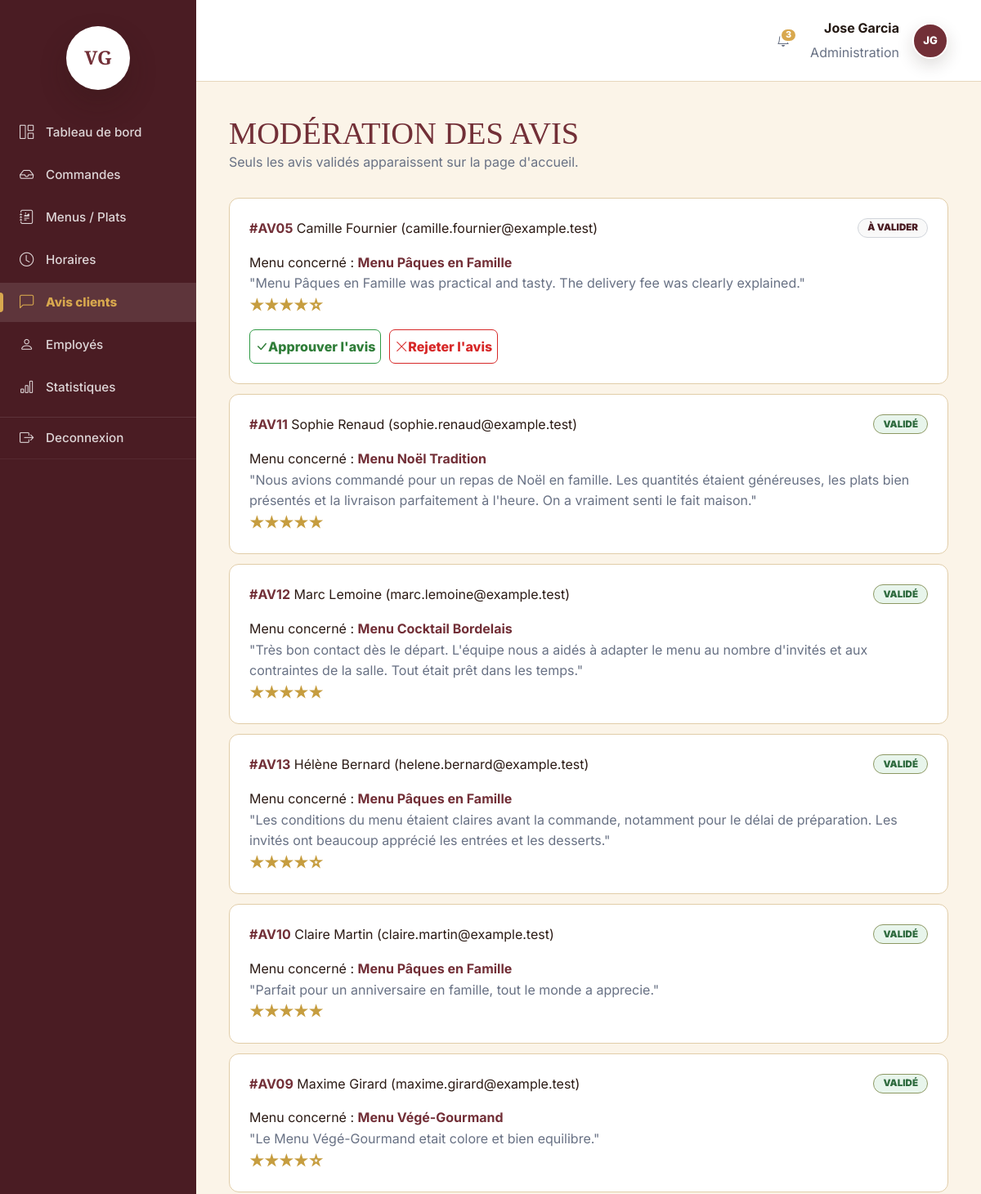
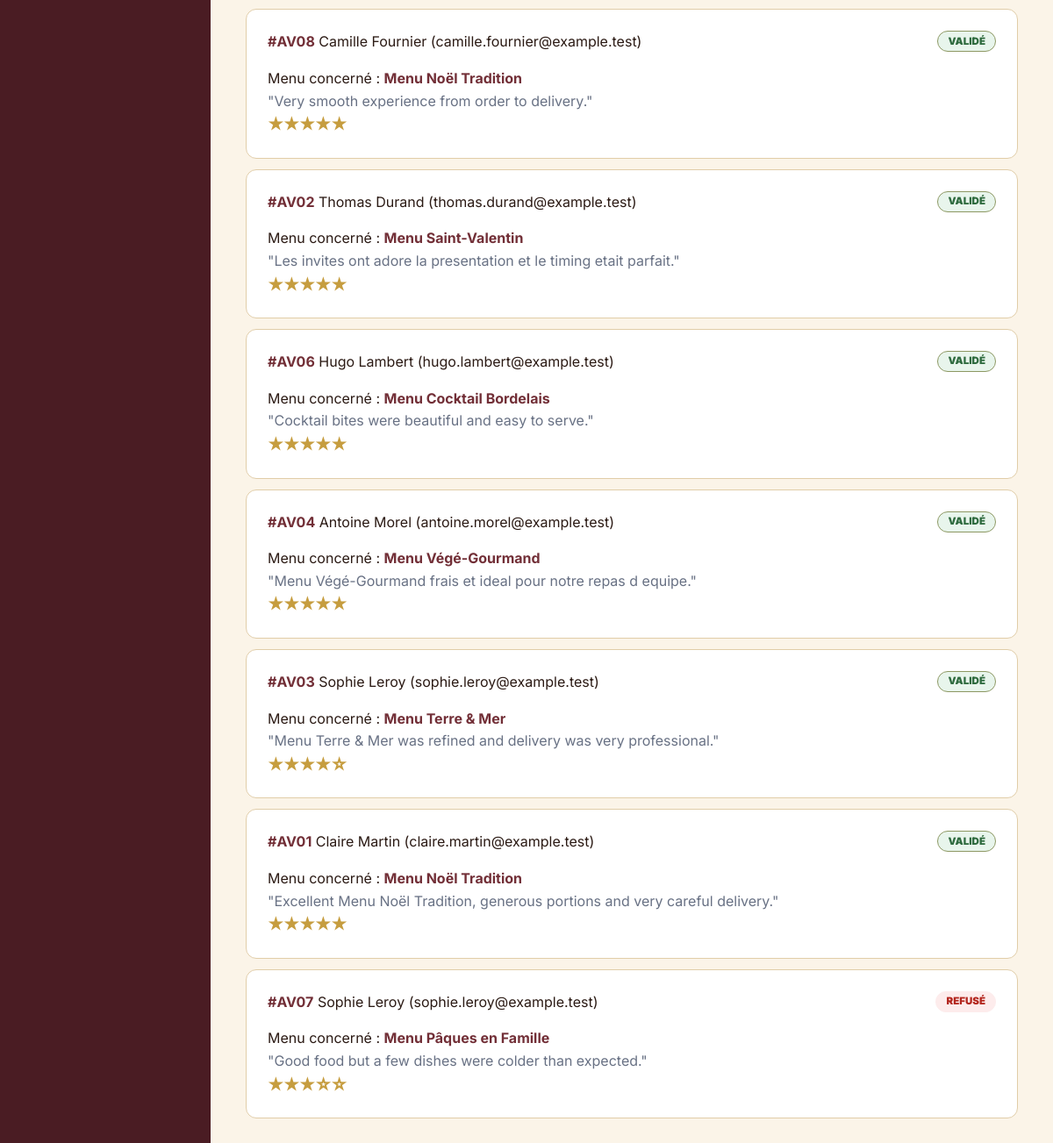
The page /admin/avis (signed in) on the database its author committed (2 pictures, top to bottom).
### tables this page shows
CREATE TABLE `utilisateurs` (
    `id_utilisateur` INT UNSIGNED NOT NULL AUTO_INCREMENT,
    `id_role` INT UNSIGNED NOT NULL,
    `email` VARCHAR(120) NOT NULL,
    `password_hash` VARCHAR(255) NOT NULL,
    `nom` VARCHAR(80) NOT NULL,
    `prenom` VARCHAR(80) NOT NULL,
    `telephone` VARCHAR(30) NOT NULL,
    `adresse_postale` VARCHAR(255) NOT NULL,
    `ville` VARCHAR(80) NOT NULL,
    `pays` VARCHAR(80) DEFAULT 'France',
    `canal_contact_prefere` VARCHAR(20) NOT NULL DEFAULT 'email',
    `actif` BOOLEAN DEFAULT TRUE,
    `created_at` DATETIME DEFAULT CURRENT_TIMESTAMP,
    `updated_at` DATETIME NULL,
    CONSTRAINT `pk_utilisateurs`
        PRIMARY KEY (`id_utilisateur`),
    CONSTRAINT `uq_utilisateurs_email`
        UNIQUE (`email`),
    INDEX `idx_utilisateurs_id_role` (`id_role`),
    CONSTRAINT `chk_utilisateurs_canal_contact_prefere`
        CHECK (`canal_contact_prefere` IN ('email', 'telephone')),
    CONSTRAINT `fk_utilisateurs_roles`
        FOREIGN KEY (`id_role`)
        REFERENCES `roles` (`id_role`)
        ON DELETE RESTRICT
);

CREATE TABLE `avis` (
    `id_avis` INT UNSIGNED NOT NULL AUTO_INCREMENT,
    `id_utilisateur` INT UNSIGNED NOT NULL,
    `id_commande` INT UNSIGNED NOT NULL,
    `note` TINYINT UNSIGNED NOT NULL,
    `commentaire` TEXT NOT NULL,
    `statut` VARCHAR(30) NOT NULL DEFAULT 'en_attente',
    `created_at` DATETIME DEFAULT CURRENT_TIMESTAMP,
    `moderated_at` DATETIME NULL,
    `moderated_by` INT UNSIGNED NULL,
    CONSTRAINT `pk_avis`
        PRIMARY KEY (`id_avis`),
    CONSTRAINT `uq_avis_id_commande`
        UNIQUE (`id_commande`),
    INDEX `idx_avis_id_utilisateur` (`id_utilisateur`),
    INDEX `idx_avis_moderated_by` (`moderated_by`),
    INDEX `idx_avis_statut` (`statut`),
    CONSTRAINT `fk_avis_utilisateurs`
        FOREIGN KEY (`id_utilisateur`)
        REFERENCES `utilisateurs` (`id_utilisateur`)
        ON DELETE RESTRICT,
    CONSTRAINT `fk_avis_commandes`
        FOREIGN KEY (`id_commande`)
        REFERENCES `commandes` (`id_commande`)
        ON DELETE CASCADE,
    CONSTRAINT `fk_avis_moderateurs`
        FOREIGN KEY (`moderated_by`)
        REFERENCES `utilisateurs` (`id_utilisateur`)
        ON DELETE SET NULL,
    CONSTRAINT `chk_avis_note`
        CHECK (`note` BETWEEN 1 AND 5),
    CONSTRAINT `chk_avis_statut`
        CHECK (`statut` IN ('en_attente', 'valide', 'refuse'))
);

CREATE TABLE `menus` (
    `id_menu` INT UNSIGNED NOT NULL AUTO_INCREMENT,
    `id_regime` INT UNSIGNED NOT NULL,
    `id_theme` INT UNSIGNED NOT NULL,
    `titre` VARCHAR(120) NOT NULL,
    `description` TEXT NOT NULL,
    `conditions` TEXT NOT NULL,
    `nombre_personnes_minimum` INT UNSIGNED NOT NULL,
    `prix_minimum` DECIMAL(10,2) NOT NULL,
    `stock_disponible` INT UNSIGNED DEFAULT 0,
    `actif` BOOLEAN DEFAULT TRUE,
    `created_at` DATETIME DEFAULT CURRENT_TIMESTAMP,
    `updated_at` DATETIME NULL,
    CONSTRAINT `pk_menus`
        PRIMARY KEY (`id_menu`),
    INDEX `idx_menus_id_regime` (`id_regime`),
    INDEX `idx_menus_id_theme` (`id_theme`),
    INDEX `idx_menus_catalogue_filters` (`actif`, `id_theme`, `id_regime`, `prix_minimum`),
    INDEX `idx_menus_nombre_personnes_minimum` (`nombre_personnes_minimum`),
    CONSTRAINT `fk_menus_regimes`
        FOREIGN KEY (`id_regime`)
        REFERENCES `regimes` (`id_regime`)
        ON DELETE RESTRICT,
    CONSTRAINT `fk_menus_themes`
        FOREIGN KEY (`id_theme`)
        REFERENCES `themes` (`id_theme`)
        ON DELETE RESTRICT,
    CONSTRAINT `chk_menus_nombre_personnes_minimum`
        CHECK (`nombre_personnes_minimum` > 0),
    CONSTRAINT `chk_menus_prix_minimum`
        CHECK (`prix_minimum` >= 0),
    CONSTRAINT `chk_menus_stock_disponible`
        CHECK (`stock_disponible` >= 0)
);

### app/Views/employee/reviews.php (the view, shortened to what the rows shown need)
<?php
$reviewManagementBasePath = $reviewManagementBasePath ?? '/employe/avis';
$statusLabels = [
    'en_attente' => '&Agrave; valider',
    'valide' => 'Valid&eacute;',
    'refuse' => 'Refus&eacute;',
];
?>
<section class="page-section">
    <div class="container">
        <div class="section-heading">
            <h1>Mod&eacute;ration des avis</h1>
            <p class="muted-text">Seuls les avis valid&eacute;s apparaissent sur la page d'accueil.</p>
        </div>
        <?php if ($reviews === []): ?>
            <div class="page-panel">
                <p>Aucun avis &agrave; mod&eacute;rer.</p>
            </div>
        <?php else: ?>
            <div class="employee-review-list">
                <?php foreach ($reviews as $review): ?>
                    <?php $status = (string) $review['statut']; ?>
                    <article class="employee-review-card">
                        <div class="employee-review-content">
                            <div class="employee-review-heading">
                                <p>
                                    <strong>#AV<?= str_pad((string) (int) $review['id_avis'], 2, '0', STR_PAD_LEFT) ?></strong>
                                    <?= $this->e($review['prenom']) ?> <?= $this->e($review['nom']) ?>
                                    <span>(<?= $this->e($review['email']) ?>)</span>
                                </p>
                                <span class="status-pill status-<?= $this->e(str_replace('_', '-', $status)) ?>">
                                    <?= $statusLabels[$status] ?? $this->e($status) ?>
                                </span>
                            </div>
                            <p class="employee-review-menu">Menu concern&eacute; : <strong><?= $this->e($review['menu_titre']) ?></strong></p>
                            <p class="employee-review-comment">"<?= $this->e($review['commentaire']) ?>"</p>
                            <p class="review-rating" aria-label="Note <?= (int) $review['note'] ?> sur 5">
                                <?= str_repeat('★', (int) $review['note']) ?><?= str_repeat('☆', max(0, 5 - (int) $review['note'])) ?>
                            </p>
                        </div>
                        <?php if ($status === 'en_attente'): ?>
                            <div class="employee-review-actions">
                                <form action="<?= htmlspecialchars($reviewManagementBasePath . '/' . (int) $review['id_avis'] . '/moderation', ENT_QUOTES, 'UTF-8') ?>" method="post">
                                    <button class="review-approve-button" type="submit">
                                        <i class="bi bi-check-lg" aria-hidden="true"></i>
                                        Approuver l'avis
                                    </button>
                                </form>
                                <form action="<?= htmlspecialchars($reviewManagementBasePath . '/' . (int) $review['id_avis'] . '/moderation', ENT_QUOTES, 'UTF-8') ?>" method="post">
                                    <button class="review-reject-button" type="submit">
                                        <i class="bi bi-x-lg" aria-hidden="true"></i>
                                        Rejeter l'avis
                                    </button>
                                </form>
                            </div>
                        <?php endif; ?>
                    </article>
                <?php endforeach; ?>
            </div>
        <?php endif; ?>
    </div>
</section>

### app/Core/Router.php (shortened to what the rows shown need)
<?php
final class Router
{
    private array $routes = [];
    public function dispatch(string $method, string $path): void
    {
        $method = strtoupper($method);
        $path = $this->normalizePath($path);
        foreach ($this->routes[$method] ?? [] as $route) {
            if (preg_match($route['pattern'], $path, $matches) !== 1) {
                continue;
            }
            $parameters = [];
            $this->callHandler($route['handler'], $parameters);
            return;
        }
    }
    private function callHandler(array $handler, array $parameters = []): void
    {
        [$controllerClass, $action] = $handler;
        $controller = new $controllerClass();
        $controller->{$action}(...$parameters);
    }
    private function addRoute(string $method, string $path, array $handler, array $middlewares = []): void
    {
        $normalizedPath = $this->normalizePath($path);
        $this->routes[strtoupper($method)][] = [
            'path' => $normalizedPath,
            'pattern' => $this->compilePattern($normalizedPath),
            'parameters' => $this->extractParameterNames($normalizedPath),
            'handler' => $handler,
            'middlewares' => $middlewares,
        ];
    }
    private function normalizePath(string $path): string
    {
        $normalizedPath = '/' . trim($path, '/');
        return $normalizedPath === '/' ? '/' : rtrim($normalizedPath, '/');
    }
    private function compilePattern(string $path): string
    {
        $pattern = preg_replace('#\{([a-zA-Z_][a-zA-Z0-9_]*)\}#', '(?P<$1>[^/]+)', $path);
        return '#^' . $pattern . '$#';
    }
    private function extractParameterNames(string $path): array
    {
        preg_match_all('#\{([a-zA-Z_][a-zA-Z0-9_]*)\}#', $path, $matches);
        return $matches[1] ?? [];
    }
}

### app/Views/layouts/main.php (shortened to what the rows shown need)
<?php
$isAuthenticated = \App\Core\Session::isAuthenticated();
$currentRole = \App\Core\Session::role();
$currentPath = parse_url($_SERVER['REQUEST_URI'] ?? '/', PHP_URL_PATH) ?: '/';
$isBackOfficeRoute = str_starts_with($currentPath, '/admin') || str_starts_with($currentPath, '/employe');
$isAdminArea = str_starts_with($currentPath, '/admin') || ($currentRole === 'administrateur' && str_starts_with($currentPath, '/employe'));
$isBackOffice = $isBackOfficeRoute;
$bodyClass = trim(($bodyClass ?? '') . ($isBackOffice ? ' backoffice-body' : ''));
$currentUser = null;
if ($isAuthenticated && \App\Core\Session::userId() !== null) {
    $currentUser = (new \App\Models\UserModel())->findById((int) \App\Core\Session::userId());
}
$currentUserName = $currentUser === null
    ? 'Vite & Gourmand'
    : trim((string) $currentUser['prenom'] . ' ' . (string) $currentUser['nom']);
$currentUserInitials = $currentUser === null
    ? 'VG'
    : strtoupper(substr((string) $currentUser['prenom'], 0, 1) . substr((string) $currentUser['nom'], 0, 1));
$backOfficePendingOrders = 0;
$backOfficePendingReviews = 0;
if ($isBackOffice && in_array($currentRole, ['administrateur', 'employe'], true)) {
    try {
        $backOfficeStats = (new \App\Models\OrderModel())->dashboardDailyStats();
        $backOfficePendingOrders = (int) $backOfficeStats['pending_orders'];
        $backOfficePendingReviews = (new \App\Models\ReviewModel())->countPending();
    } catch (\Throwable) {
        $backOfficePendingOrders = 0;
        $backOfficePendingReviews = 0;
    }
}
$backOfficeNotificationCount = $backOfficePendingOrders + $backOfficePendingReviews;
$backOfficeNav = $isAdminArea
    ? [
        ['href' => '/admin', 'label' => 'Tableau de bord', 'icon' => 'bi-grid-1x2', 'active' => $currentPath === '/admin'],
        ['href' => '/admin/commandes', 'label' => 'Commandes', 'icon' => 'bi-inbox', 'active' => str_starts_with($currentPath, '/admin/commandes')],
        ['href' => '/admin/menus', 'label' => 'Menus / Plats', 'icon' => 'bi-journal-richtext', 'active' => str_starts_with($currentPath, '/admin/menus') || str_starts_with($currentPath, '/admin/plats')],
        ['href' => '/admin/horaires', 'label' => 'Horaires', 'icon' => 'bi-clock', 'active' => str_starts_with($currentPath, '/admin/horaires')],
        ['href' => '/admin/avis', 'label' => 'Avis clients', 'icon' => 'bi-chat-left', 'active' => str_starts_with($currentPath, '/admin/avis')],
        ['href' => '/admin/employes', 'label' => 'Employés', 'icon' => 'bi-person', 'active' => str_starts_with($currentPath, '/admin/employes')],
        ['href' => '/admin/statistiques', 'label' => 'Statistiques', 'icon' => 'bi-bar-chart', 'active' => str_starts_with($currentPath, '/admin/statistiques')],
    ]
    : [
        ['href' => '/employe', 'label' => 'Tableau de bord', 'icon' => 'bi-grid-1x2', 'active' => $currentPath === '/employe'],
        ['href' => '/employe/commandes', 'label' => 'Commandes', 'icon' => 'bi-inbox', 'active' => str_starts_with($currentPath, '/employe/commandes')],
        ['href' => '/employe/avis', 'label' => 'Avis clients', 'icon' => 'bi-chat-left', 'active' => str_starts_with($currentPath, '/employe/avis')],
    ];
$assetVersion = static function (string $assetPath): string {
    $fullPath = dirname(__DIR__, 3) . '/public' . $assetPath;
    return is_file($fullPath) ? (string) filemtime($fullPath) : '1';
};
?>
<!doctype html>
<html lang="fr">
<head>
    <link href="https://cdn.jsdelivr.net/npm/bootstrap@5.3.3/dist/css/bootstrap.min.css" rel="stylesheet">
    <link href="https://cdn.jsdelivr.net/npm/bootstrap-icons@1.11.3/font/bootstrap-icons.css" rel="stylesheet">
    <link href="/assets/css/style.css?v=<?= $assetVersion('/assets/css/style.css') ?>" rel="stylesheet">
</head>
<body id="top" class="<?= htmlspecialchars($bodyClass, ENT_QUOTES, 'UTF-8') ?>">
    <?php if ($isBackOffice): ?>
        <main class="backoffice-shell">
            <aside class="backoffice-sidebar" aria-label="Navigation interne">
                <a class="backoffice-brand" href="<?= $isAdminArea ? '/admin' : '/employe' ?>" aria-label="Vite & Gourmand">
                    <span class="backoffice-brand-mark" aria-hidden="true">VG</span>
                </a>
                <nav class="backoffice-nav">
                    <?php foreach ($backOfficeNav as $item): ?>
                        <a href="<?= htmlspecialchars($item['href'], ENT_QUOTES, 'UTF-8') ?>" class="<?= $item['active'] ? 'is-active' : '' ?>">
                            <i class="bi <?= htmlspecialchars($item['icon'], ENT_QUOTES, 'UTF-8') ?>" aria-hidden="true"></i>
                            <span><?= htmlspecialchars($item['label'], ENT_QUOTES, 'UTF-8') ?></span>
                        </a>
                    <?php endforeach; ?>
                </nav>
                <a class="backoffice-logout" href="/deconnexion">
                    <i class="bi bi-box-arrow-right" aria-hidden="true"></i>
                    <span>Deconnexion</span>
                </a>
            </aside>
            <section class="backoffice-main">
                <header class="backoffice-topbar">
                    <div class="backoffice-user">
                        <div class="backoffice-notification-wrapper" data-backoffice-notifications>
                            <button
                                class="backoffice-notification"
                                type="button"
                                aria-label="<?= $backOfficeNotificationCount > 0 ? htmlspecialchars('Ouvrir les notifications : ' . (string) $backOfficeNotificationCount . ' action(s) a gerer', ENT_QUOTES, 'UTF-8') : 'Ouvrir les notifications' ?>"
                                aria-expanded="false"
                                aria-controls="backoffice-notification-panel"
                                data-backoffice-notification-toggle
                            >
                                <?php if ($backOfficeNotificationCount > 0): ?>
                                    <span><?= $backOfficeNotificationCount > 99 ? '99+' : (int) $backOfficeNotificationCount ?></span>
                                <?php endif; ?>
                            </button>
                        </div>
                        <div class="backoffice-user-info">
                            <strong><?= htmlspecialchars($currentUserName, ENT_QUOTES, 'UTF-8') ?></strong>
                            <span><?= $isAdminArea ? 'Administration' : '&Eacute;quipe op&eacute;rationnelle' ?></span>
                        </div>
                        <span class="backoffice-avatar"><?= htmlspecialchars($currentUserInitials, ENT_QUOTES, 'UTF-8') ?></span>
                    </div>
                </header>
                <div class="backoffice-content">
                    <?php require $viewPath; ?>
                </div>
            </section>
        </main>
    <?php endif; ?>
</body>
</html>

### rows shown on the page
utilisateurs: currentUserName "Jose Garcia", currentUserInitials "JG"
avis: id_avis "05", id_utilisateur.prenom "Camille", id_utilisateur.nom "Fournier", id_utilisateur.email "camille.fournier@example.test", statut "À VALIDER", menus.titre "Menu Pâques en Famille", commentaire "Menu Pâques en Famille was practical and tasty. The delivery fee was clearly explained.", note "★★★★", note "☆"
avis: id_avis "11", id_utilisateur.prenom "Sophie", id_utilisateur.nom "Renaud", id_utilisateur.email "sophie.renaud@example.test", statut "VALIDÉ", menus.titre "Menu Noël Tradition", commentaire "Nous avions commandé pour un repas de Noël en famille. Les quantités étaient généreuses, les plats bien présentés et la livraison parfaitement à l'heure. On a vraiment senti le fait maison.", note "★★★★★"
avis: id_avis "12", id_utilisateur.prenom "Marc", id_utilisateur.nom "Lemoine", id_utilisateur.email "marc.lemoine@example.test", statut "VALIDÉ", menus.titre "Menu Cocktail Bordelais", commentaire "Très bon contact dès le départ. L'équipe nous a aidés à adapter le menu au nombre d'invités et aux contraintes de la salle. Tout était prêt dans les temps.", note "★★★★★"
avis: id_avis "13", id_utilisateur.prenom "Hélène", id_utilisateur.nom "Bernard", id_utilisateur.email "helene.bernard@example.test", statut "VALIDÉ", menus.titre "Menu Pâques en Famille", commentaire "Les conditions du menu étaient claires avant la commande, notamment pour le délai de préparation. Les invités ont beaucoup apprécié les entrées et les desserts.", note "★★★★", note "☆"
avis: id_avis "10", id_utilisateur.prenom "Claire", id_utilisateur.nom "Martin", id_utilisateur.email "claire.martin@example.test", statut "VALIDÉ", menus.titre "Menu Pâques en Famille", commentaire "Parfait pour un anniversaire en famille, tout le monde a apprecie.", note "★★★★★"
avis: id_avis "09", id_utilisateur.prenom "Maxime", id_utilisateur.nom "Girard", id_utilisateur.email "maxime.girard@example.test", statut "VALIDÉ", menus.titre "Menu Végé-Gourmand", commentaire "Le Menu Végé-Gourmand etait colore et bien equilibre.", note "★★★★", note "☆"
avis: id_avis "08", id_utilisateur.prenom "Camille", id_utilisateur.nom "Fournier", id_utilisateur.email "camille.fournier@example.test", statut "VALIDÉ", menus.titre "Menu Noël Tradition", commentaire "Very smooth experience from order to delivery.", note "★★★★★"
avis: id_avis "02", id_utilisateur.prenom "Thomas", id_utilisateur.nom "Durand", id_utilisateur.email "thomas.durand@example.test", statut "VALIDÉ", menus.titre "Menu Saint-Valentin", commentaire "Les invites ont adore la presentation et le timing etait parfait.", note "★★★★★"
avis: id_avis "06", id_utilisateur.prenom "Hugo", id_utilisateur.nom "Lambert", id_utilisateur.email "hugo.lambert@example.test", statut "VALIDÉ", menus.titre "Menu Cocktail Bordelais", commentaire "Cocktail bites were beautiful and easy to serve.", note "★★★★★"
avis: id_avis "04", id_utilisateur.prenom "Antoine", id_utilisateur.nom "Morel", id_utilisateur.email "antoine.morel@example.test", statut "VALIDÉ", menus.titre "Menu Végé-Gourmand", commentaire "Menu Végé-Gourmand frais et ideal pour notre repas d equipe.", note "★★★★★"
avis: id_avis "03", id_utilisateur.prenom "Sophie", id_utilisateur.nom "Leroy", id_utilisateur.email "sophie.leroy@example.test", statut "VALIDÉ", menus.titre "Menu Terre & Mer", commentaire "Menu Terre & Mer was refined and delivery was very professional.", note "★★★★", note "☆"
avis: id_avis "01", id_utilisateur.prenom "Claire", id_utilisateur.nom "Martin", id_utilisateur.email "claire.martin@example.test", statut "VALIDÉ", menus.titre "Menu Noël Tradition", commentaire "Excellent Menu Noël Tradition, generous portions and very careful delivery.", note "★★★★★"
avis: id_avis "07", id_utilisateur.prenom "Sophie", id_utilisateur.nom "Leroy", id_utilisateur.email "sophie.leroy@example.test", statut "REFUSÉ", menus.titre "Menu Pâques en Famille", commentaire "Good food but a few dishes were colder than expected.", note "★★★", note "☆☆"

### other values the page prints
$item['label'] "Tableau de bord"
$item['label'] "Commandes"
$item['label'] "Menus / Plats"
$item['label'] "Horaires"
$item['label'] "Avis clients"
$item['label'] "Employés"
$item['label'] "Statistiques"
$backOfficeNotificationCount "3"
